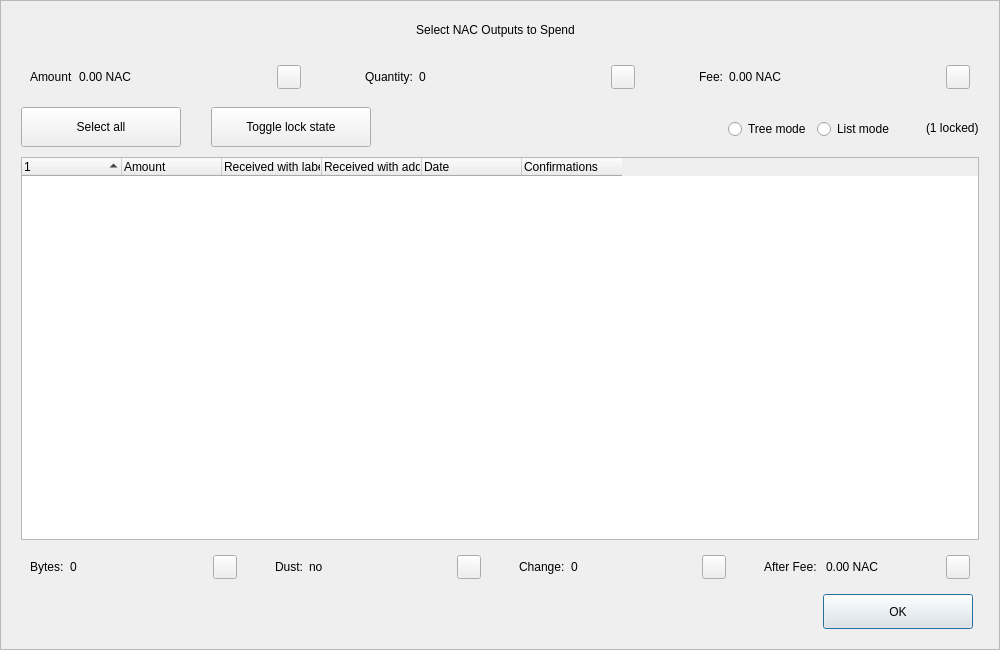
<?xml version="1.0" encoding="UTF-8"?>
<ui version="4.0">
 <class>CoinControlDialog</class>
 <widget class="QDialog" name="CoinControlDialog">
  <property name="geometry">
   <rect>
    <x>0</x>
    <y>0</y>
    <width>1000</width>
    <height>650</height>
   </rect>
  </property>
  <property name="minimumSize">
   <size>
    <width>950</width>
    <height>650</height>
   </size>
  </property>
  <property name="windowTitle">
   <string>Coin Selection</string>
  </property>
  <property name="styleSheet">
   <string notr="true"/>
  </property>
  <layout class="QVBoxLayout" name="verticalLayout">
   <property name="spacing">
    <number>0</number>
   </property>
   <property name="leftMargin">
    <number>0</number>
   </property>
   <property name="topMargin">
    <number>0</number>
   </property>
   <property name="rightMargin">
    <number>0</number>
   </property>
   <property name="bottomMargin">
    <number>0</number>
   </property>
   <item>
    <widget class="QFrame" name="frameContainer">
     <property name="toolTipDuration">
      <number>0</number>
     </property>
     <property name="frameShape">
      <enum>QFrame::StyledPanel</enum>
     </property>
     <property name="frameShadow">
      <enum>QFrame::Raised</enum>
     </property>
     <layout class="QVBoxLayout" name="verticalLayout_2">
      <property name="leftMargin">
       <number>0</number>
      </property>
      <property name="rightMargin">
       <number>0</number>
      </property>
      <property name="bottomMargin">
       <number>20</number>
      </property>
      <item>
       <layout class="QHBoxLayout" name="horizontalLayout_12">
        <property name="spacing">
         <number>0</number>
        </property>
        <property name="leftMargin">
         <number>20</number>
        </property>
        <property name="rightMargin">
         <number>30</number>
        </property>
        <item>
         <spacer name="horizontalSpacer_4">
          <property name="orientation">
           <enum>Qt::Horizontal</enum>
          </property>
          <property name="sizeHint" stdset="0">
           <size>
            <width>40</width>
            <height>20</height>
           </size>
          </property>
         </spacer>
        </item>
        <item>
         <widget class="QLabel" name="labelTitle">
          <property name="minimumSize">
           <size>
            <width>0</width>
            <height>40</height>
           </size>
          </property>
          <property name="maximumSize">
           <size>
            <width>16777215</width>
            <height>40</height>
           </size>
          </property>
          <property name="text">
           <string>Select NAC Outputs to Spend</string>
          </property>
          <property name="alignment">
           <set>Qt::AlignCenter</set>
          </property>
          <property name="margin">
           <number>7</number>
          </property>
         </widget>
        </item>
        <item>
         <spacer name="horizontalSpacer_5">
          <property name="orientation">
           <enum>Qt::Horizontal</enum>
          </property>
          <property name="sizeHint" stdset="0">
           <size>
            <width>40</width>
            <height>20</height>
           </size>
          </property>
         </spacer>
        </item>
       </layout>
      </item>
      <item>
       <layout class="QHBoxLayout" name="horizontalLayout_8">
        <property name="leftMargin">
         <number>20</number>
        </property>
        <property name="rightMargin">
         <number>20</number>
        </property>
        <item>
         <widget class="QWidget" name="layoutAmount" native="true">
          <layout class="QHBoxLayout" name="horizontalLayout_9" stretch="0,1,0">
           <item>
            <widget class="QLabel" name="labelCoinControlAmountText">
             <property name="text">
              <string>Amount</string>
             </property>
            </widget>
           </item>
           <item>
            <widget class="QLabel" name="labelCoinControlAmount">
             <property name="text">
              <string>0.00 NAC</string>
             </property>
            </widget>
           </item>
           <item alignment="Qt::AlignHCenter|Qt::AlignVCenter">
            <widget class="QPushButton" name="pushButtonAmount">
             <property name="minimumSize">
              <size>
               <width>0</width>
               <height>24</height>
              </size>
             </property>
             <property name="maximumSize">
              <size>
               <width>24</width>
               <height>26</height>
              </size>
             </property>
             <property name="focusPolicy">
              <enum>Qt::NoFocus</enum>
             </property>
             <property name="styleSheet">
              <string notr="true">padding-bottom:2px;
padding-right:4px;</string>
             </property>
             <property name="text">
              <string/>
             </property>
            </widget>
           </item>
          </layout>
         </widget>
        </item>
        <item>
         <spacer name="horizontalSpacer_2">
          <property name="orientation">
           <enum>Qt::Horizontal</enum>
          </property>
          <property name="sizeType">
           <enum>QSizePolicy::Fixed</enum>
          </property>
          <property name="sizeHint" stdset="0">
           <size>
            <width>40</width>
            <height>20</height>
           </size>
          </property>
         </spacer>
        </item>
        <item>
         <widget class="QWidget" name="layoutQuantity" native="true">
          <layout class="QHBoxLayout" name="horizontalLayout_10" stretch="0,1,0">
           <item>
            <widget class="QLabel" name="labelCoinControlQuantityText">
             <property name="text">
              <string>Quantity:</string>
             </property>
            </widget>
           </item>
           <item>
            <widget class="QLabel" name="labelCoinControlQuantity">
             <property name="text">
              <string>0</string>
             </property>
            </widget>
           </item>
           <item alignment="Qt::AlignHCenter|Qt::AlignVCenter">
            <widget class="QPushButton" name="pushButtonQuantity">
             <property name="minimumSize">
              <size>
               <width>0</width>
               <height>24</height>
              </size>
             </property>
             <property name="maximumSize">
              <size>
               <width>24</width>
               <height>26</height>
              </size>
             </property>
             <property name="focusPolicy">
              <enum>Qt::NoFocus</enum>
             </property>
             <property name="styleSheet">
              <string notr="true">padding-bottom:2px;
               padding-right:4px;</string>
             </property>
             <property name="text">
              <string/>
             </property>
            </widget>
           </item>
          </layout>
         </widget>
        </item>
        <item>
         <spacer name="horizontalSpacer_22">
          <property name="orientation">
           <enum>Qt::Horizontal</enum>
          </property>
          <property name="sizeType">
           <enum>QSizePolicy::Fixed</enum>
          </property>
          <property name="sizeHint" stdset="0">
           <size>
            <width>40</width>
            <height>20</height>
           </size>
          </property>
         </spacer>
        </item>
        <item>
         <widget class="QWidget" name="layoutFee" native="true">
          <layout class="QHBoxLayout" name="horizontalLayout_11" stretch="0,1,0">
           <item>
            <widget class="QLabel" name="labelCoinControlFeeText">
             <property name="text">
              <string>Fee:</string>
             </property>
            </widget>
           </item>
           <item>
            <widget class="QLabel" name="labelCoinControlFee">
             <property name="text">
              <string>0.00 NAC</string>
             </property>
            </widget>
           </item>
           <item alignment="Qt::AlignHCenter|Qt::AlignVCenter">
            <widget class="QPushButton" name="pushButtonFee">
             <property name="minimumSize">
              <size>
               <width>0</width>
               <height>24</height>
              </size>
             </property>
             <property name="maximumSize">
              <size>
               <width>24</width>
               <height>26</height>
              </size>
             </property>
             <property name="focusPolicy">
              <enum>Qt::NoFocus</enum>
             </property>
             <property name="styleSheet">
              <string notr="true">padding-bottom:2px;
               padding-right:4px;</string>
             </property>
             <property name="text">
              <string/>
             </property>
            </widget>
           </item>
          </layout>
         </widget>
        </item>
       </layout>
      </item>
      <item>
       <widget class="QFrame" name="frame">
        <property name="minimumSize">
         <size>
          <width>0</width>
          <height>40</height>
         </size>
        </property>
        <property name="styleSheet">
         <string notr="true">#frame {
	border:0;
}</string>
        </property>
        <property name="frameShape">
         <enum>QFrame::StyledPanel</enum>
        </property>
        <property name="frameShadow">
         <enum>QFrame::Sunken</enum>
        </property>
        <layout class="QHBoxLayout" name="horizontalLayout">
         <property name="spacing">
          <number>0</number>
         </property>
         <property name="leftMargin">
          <number>20</number>
         </property>
         <property name="topMargin">
          <number>0</number>
         </property>
         <property name="rightMargin">
          <number>20</number>
         </property>
         <property name="bottomMargin">
          <number>0</number>
         </property>
         <item>
          <layout class="QHBoxLayout" name="horizontalLayoutPanel" stretch="0,0,0,0,0,0">
           <property name="spacing">
            <number>20</number>
           </property>
           <item>
            <widget class="QPushButton" name="pushButtonSelectAll">
             <property name="sizePolicy">
              <sizepolicy hsizetype="Maximum" vsizetype="Fixed">
               <horstretch>0</horstretch>
               <verstretch>0</verstretch>
              </sizepolicy>
             </property>
             <property name="minimumSize">
              <size>
               <width>160</width>
               <height>40</height>
              </size>
             </property>
             <property name="maximumSize">
              <size>
               <width>16777215</width>
               <height>40</height>
              </size>
             </property>
             <property name="text">
              <string>Select all</string>
             </property>
             <property name="checkable">
              <bool>true</bool>
             </property>
             <property name="checked">
              <bool>false</bool>
             </property>
             <property name="autoExclusive">
              <bool>false</bool>
             </property>
             <property name="autoDefault">
              <bool>false</bool>
             </property>
            </widget>
           </item>
           <item>
            <spacer name="horizontalSpacer_6">
             <property name="orientation">
              <enum>Qt::Horizontal</enum>
             </property>
             <property name="sizeType">
              <enum>QSizePolicy::Fixed</enum>
             </property>
             <property name="sizeHint" stdset="0">
              <size>
               <width>10</width>
               <height>20</height>
              </size>
             </property>
            </spacer>
           </item>
           <item>
            <widget class="QPushButton" name="pushButtonToggleLock">
             <property name="sizePolicy">
              <sizepolicy hsizetype="Maximum" vsizetype="Fixed">
               <horstretch>0</horstretch>
               <verstretch>0</verstretch>
              </sizepolicy>
             </property>
             <property name="minimumSize">
              <size>
               <width>160</width>
               <height>40</height>
              </size>
             </property>
             <property name="maximumSize">
              <size>
               <width>16777215</width>
               <height>40</height>
              </size>
             </property>
             <property name="text">
              <string>Toggle lock state</string>
             </property>
             <property name="checkable">
              <bool>true</bool>
             </property>
             <property name="autoExclusive">
              <bool>false</bool>
             </property>
             <property name="autoDefault">
              <bool>false</bool>
             </property>
            </widget>
           </item>
           <item>
            <spacer name="horizontalSpacer_7">
             <property name="orientation">
              <enum>Qt::Horizontal</enum>
             </property>
             <property name="sizeType">
              <enum>QSizePolicy::Expanding</enum>
             </property>
             <property name="sizeHint" stdset="0">
              <size>
               <width>30</width>
               <height>20</height>
              </size>
             </property>
            </spacer>
           </item>
           <item alignment="Qt::AlignRight">
            <widget class="QGroupBox" name="groupBox_2">
             <property name="styleSheet">
              <string notr="true">#groupBox_2 {
    background-color:transparent;
    border-radius:0;
}</string>
             </property>
             <property name="title">
              <string/>
             </property>
             <layout class="QHBoxLayout" name="horizontalLayout_14">
              <item>
               <widget class="QRadioButton" name="radioTreeMode">
                <property name="sizePolicy">
                 <sizepolicy hsizetype="Maximum" vsizetype="Fixed">
                  <horstretch>0</horstretch>
                  <verstretch>0</verstretch>
                 </sizepolicy>
                </property>
                <property name="text">
                 <string>Tree mode</string>
                </property>
               </widget>
              </item>
              <item>
               <widget class="QRadioButton" name="radioListMode">
                <property name="sizePolicy">
                 <sizepolicy hsizetype="Maximum" vsizetype="Fixed">
                  <horstretch>0</horstretch>
                  <verstretch>0</verstretch>
                 </sizepolicy>
                </property>
                <property name="text">
                 <string>List mode</string>
                </property>
                <property name="checked">
                 <bool>false</bool>
                </property>
               </widget>
              </item>
             </layout>
            </widget>
           </item>
           <item>
            <widget class="QLabel" name="labelLocked">
             <property name="text">
              <string>(1 locked)</string>
             </property>
            </widget>
           </item>
          </layout>
         </item>
        </layout>
       </widget>
      </item>
      <item>
       <layout class="QHBoxLayout" name="horizontalLayout_13">
        <property name="leftMargin">
         <number>20</number>
        </property>
        <property name="rightMargin">
         <number>20</number>
        </property>
        <item>
         <widget class="CoinControlTreeWidget" name="treeWidget">
          <property name="contextMenuPolicy">
           <enum>Qt::CustomContextMenu</enum>
          </property>
          <property name="styleSheet">
           <string notr="true"/>
          </property>
          <property name="sortingEnabled">
           <bool>false</bool>
          </property>
          <property name="columnCount">
           <number>6</number>
          </property>
          <attribute name="headerShowSortIndicator" stdset="0">
           <bool>true</bool>
          </attribute>
          <attribute name="headerStretchLastSection">
           <bool>false</bool>
          </attribute>
          <column>
           <property name="text">
            <string/>
           </property>
          </column>
          <column>
           <property name="text">
            <string>Amount</string>
           </property>
          </column>
          <column>
           <property name="text">
            <string>Received with label</string>
           </property>
          </column>
          <column>
           <property name="text">
            <string>Received with address</string>
           </property>
          </column>
          <column>
           <property name="text">
            <string>Date</string>
           </property>
          </column>
          <column>
           <property name="text">
            <string>Confirmations</string>
           </property>
           <property name="toolTip">
            <string>Confirmed</string>
           </property>
          </column>
         </widget>
        </item>
       </layout>
      </item>
      <item>
       <layout class="QHBoxLayout" name="horizontalLayout_3">
        <property name="spacing">
         <number>20</number>
        </property>
        <property name="leftMargin">
         <number>20</number>
        </property>
        <property name="rightMargin">
         <number>20</number>
        </property>
        <item>
         <widget class="QWidget" name="layoutBytes" native="true">
          <layout class="QHBoxLayout" name="horizontalLayout_4" stretch="0,1,0">
           <item>
            <widget class="QLabel" name="labelCoinControlBytesText">
             <property name="text">
              <string>Bytes:</string>
             </property>
            </widget>
           </item>
           <item>
            <widget class="QLabel" name="labelCoinControlBytes">
             <property name="text">
              <string>0</string>
             </property>
            </widget>
           </item>
           <item alignment="Qt::AlignHCenter|Qt::AlignVCenter">
            <widget class="QPushButton" name="pushButtonBytes">
             <property name="minimumSize">
              <size>
               <width>0</width>
               <height>24</height>
              </size>
             </property>
             <property name="maximumSize">
              <size>
               <width>24</width>
               <height>26</height>
              </size>
             </property>
             <property name="focusPolicy">
              <enum>Qt::NoFocus</enum>
             </property>
             <property name="styleSheet">
              <string notr="true">padding-bottom:2px;
               padding-right:4px;</string>
             </property>
             <property name="text">
              <string/>
             </property>
            </widget>
           </item>
          </layout>
         </widget>
        </item>
        <item>
         <widget class="QWidget" name="layoutDust" native="true">
          <layout class="QHBoxLayout" name="horizontalLayout_5" stretch="0,1,0">
           <item>
            <widget class="QLabel" name="labelCoinControlLowOutputText">
             <property name="text">
              <string>Dust:</string>
             </property>
            </widget>
           </item>
           <item>
            <widget class="QLabel" name="labelCoinControlLowOutput">
             <property name="text">
              <string>no</string>
             </property>
            </widget>
           </item>
           <item alignment="Qt::AlignHCenter|Qt::AlignVCenter">
            <widget class="QPushButton" name="pushButtonDust">
             <property name="minimumSize">
              <size>
               <width>0</width>
               <height>24</height>
              </size>
             </property>
             <property name="maximumSize">
              <size>
               <width>24</width>
               <height>26</height>
              </size>
             </property>
             <property name="focusPolicy">
              <enum>Qt::NoFocus</enum>
             </property>
             <property name="styleSheet">
              <string notr="true">padding-bottom:2px;
               padding-right:4px;</string>
             </property>
             <property name="text">
              <string/>
             </property>
            </widget>
           </item>
          </layout>
         </widget>
        </item>
        <item>
         <widget class="QWidget" name="layoutChange" native="true">
          <layout class="QHBoxLayout" name="horizontalLayout_6" stretch="0,1,0">
           <item>
            <widget class="QLabel" name="labelCoinControlChangeText">
             <property name="text">
              <string>Change:</string>
             </property>
            </widget>
           </item>
           <item>
            <widget class="QLabel" name="labelCoinControlChange">
             <property name="text">
              <string>0</string>
             </property>
            </widget>
           </item>
           <item alignment="Qt::AlignHCenter|Qt::AlignVCenter">
            <widget class="QPushButton" name="pushButtonChange">
             <property name="minimumSize">
              <size>
               <width>0</width>
               <height>24</height>
              </size>
             </property>
             <property name="maximumSize">
              <size>
               <width>24</width>
               <height>26</height>
              </size>
             </property>
             <property name="focusPolicy">
              <enum>Qt::NoFocus</enum>
             </property>
             <property name="styleSheet">
              <string notr="true">padding-bottom:2px;
               padding-right:4px;</string>
             </property>
             <property name="text">
              <string/>
             </property>
            </widget>
           </item>
          </layout>
         </widget>
        </item>
        <item>
         <widget class="QWidget" name="layoutAfter" native="true">
          <layout class="QHBoxLayout" name="horizontalLayout_7" stretch="0,1,0">
           <item>
            <widget class="QLabel" name="labelCoinControlAfterFeeText">
             <property name="text">
              <string>After Fee: </string>
             </property>
            </widget>
           </item>
           <item>
            <widget class="QLabel" name="labelCoinControlAfterFee">
             <property name="text">
              <string>0.00 NAC</string>
             </property>
            </widget>
           </item>
           <item alignment="Qt::AlignHCenter|Qt::AlignVCenter">
            <widget class="QPushButton" name="pushButtonAlterFee">
             <property name="minimumSize">
              <size>
               <width>0</width>
               <height>24</height>
              </size>
             </property>
             <property name="maximumSize">
              <size>
               <width>24</width>
               <height>26</height>
              </size>
             </property>
             <property name="focusPolicy">
              <enum>Qt::NoFocus</enum>
             </property>
             <property name="styleSheet">
              <string notr="true">padding-bottom:2px;
               padding-right:4px;</string>
             </property>
             <property name="text">
              <string/>
             </property>
            </widget>
           </item>
          </layout>
         </widget>
        </item>
       </layout>
      </item>
      <item>
       <layout class="QHBoxLayout" name="horizontalLayout_2">
        <property name="spacing">
         <number>0</number>
        </property>
        <property name="leftMargin">
         <number>20</number>
        </property>
        <property name="rightMargin">
         <number>26</number>
        </property>
        <item>
         <spacer name="horizontalSpacer_3">
          <property name="orientation">
           <enum>Qt::Horizontal</enum>
          </property>
          <property name="sizeHint" stdset="0">
           <size>
            <width>558</width>
            <height>20</height>
           </size>
          </property>
         </spacer>
        </item>
        <item>
         <widget class="QPushButton" name="pushButtonOk">
          <property name="minimumSize">
           <size>
            <width>150</width>
            <height>35</height>
           </size>
          </property>
          <property name="text">
           <string>OK</string>
          </property>
         </widget>
        </item>
       </layout>
      </item>
     </layout>
    </widget>
   </item>
  </layout>
 </widget>
 <customwidgets>
  <customwidget>
   <class>CoinControlTreeWidget</class>
   <extends>QTreeWidget</extends>
   <header>coincontroltreewidget.h</header>
  </customwidget>
 </customwidgets>
 <resources/>
 <connections/>
</ui>
